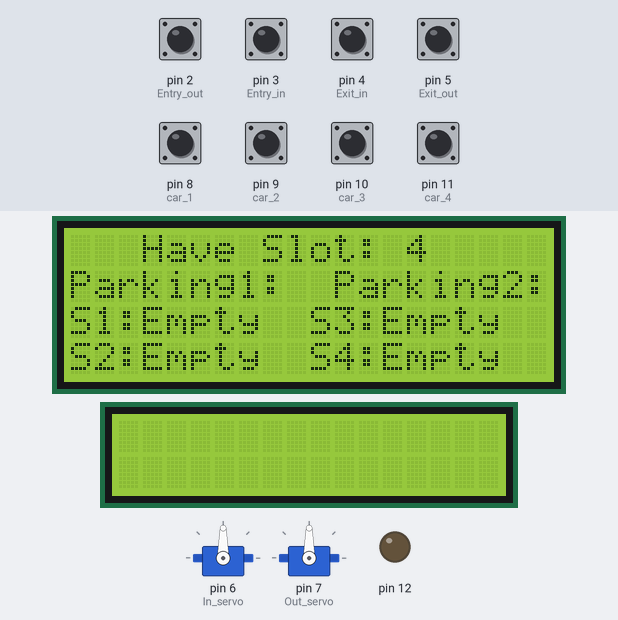
Simulated run of this sketch. Board: Arduino Uno, built with avr-gcc and run on an emulated ATmega328P. On the bench: 2 × servo, 20×4 character LCD, 16×2 character LCD, output pins drawn as LEDs (lit = HIGH). The inputs (shaded band) are chosen by the test bench; at power-on: pin 2 (Entry_out), pin 3 (Entry_in), pin 4 (Exit_in), pin 5 (Exit_out), pin 8 (car_1), pin 9 (car_2), pin 10 (car_3), pin 11 (car_4) HIGH. What the sketch prints to the serial monitor is not drawn.

Above: at 5.4 s.
5.5 s: pin 8 (car_1) pulled LOW for 1 s
At 6.9 s:
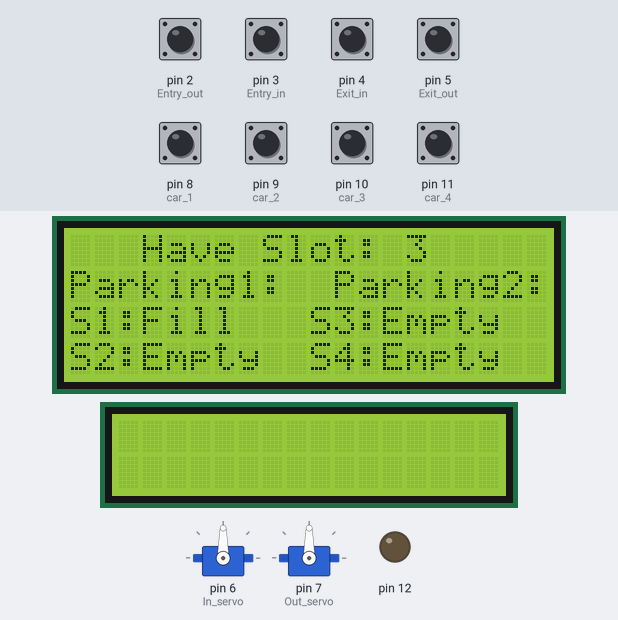
8.5 s: pin 9 (car_2) pulled LOW for 1 s
At 9.7 s:
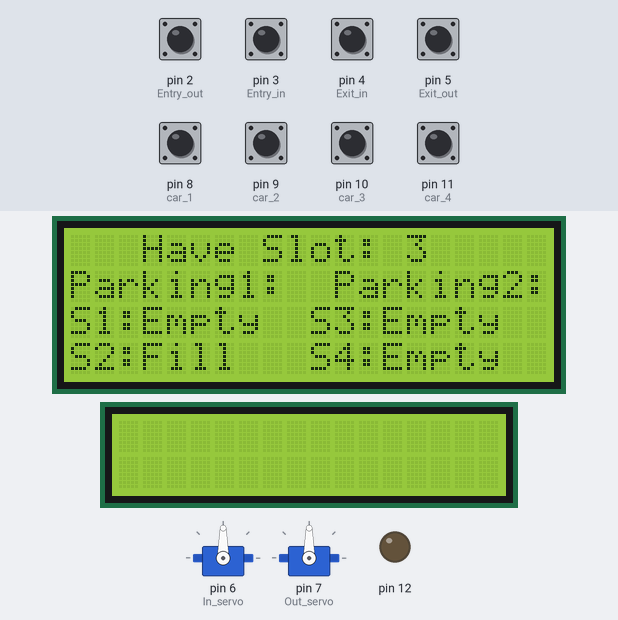
11.3 s: pin 10 (car_3) pulled LOW for 1 s
At 12.6 s:
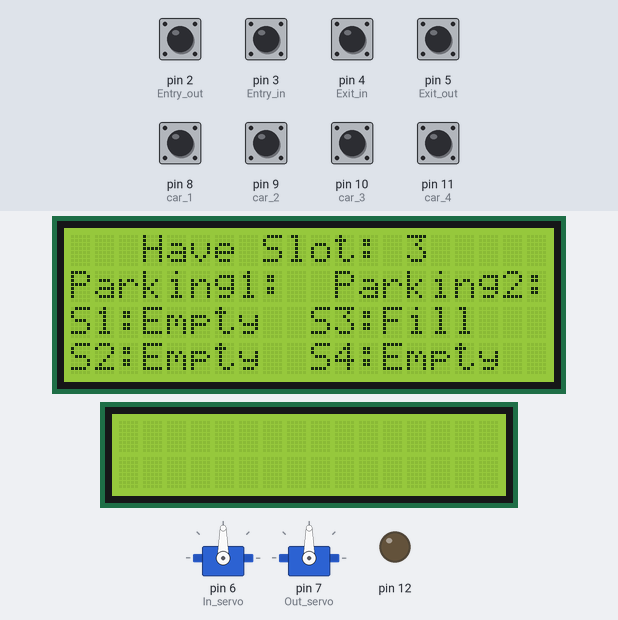
14.2 s: pin 11 (car_4) pulled LOW for 1 s
At 15.3 s:
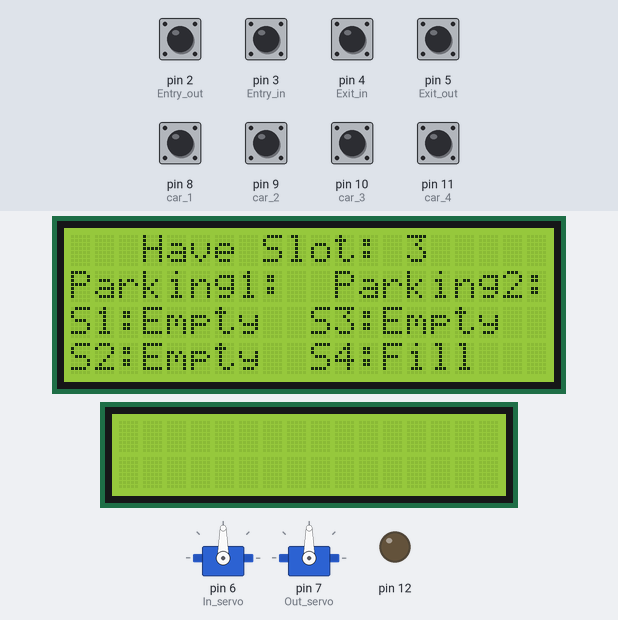
17.0 s: pin 2 (Entry_out) pulled LOW for 1 s
At 18.3 s:
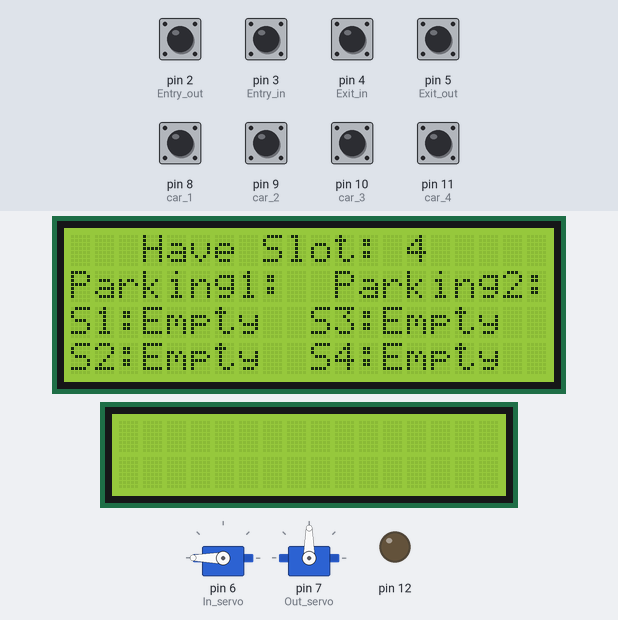
21.2 s: pin 3 (Entry_in) pulled LOW for 0.2 s
At 22.1 s:
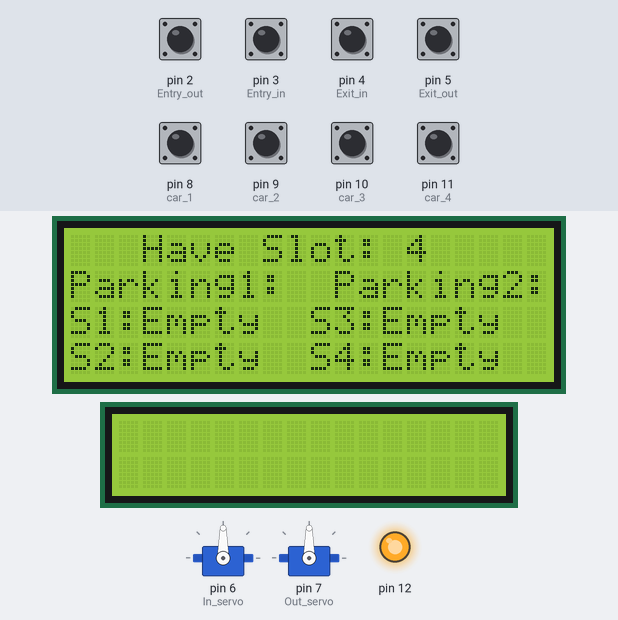
Timing chart, 0 to 23.9 s (numbered marks = the images above; inputs shaded):
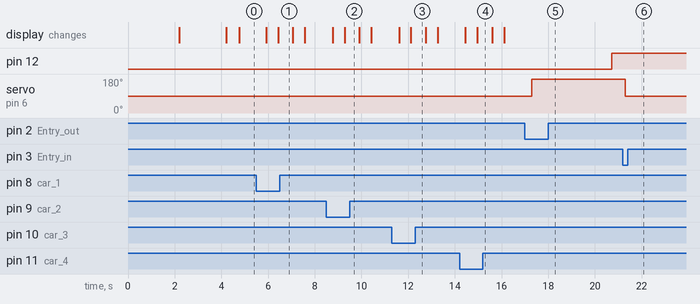

Measured:
- after the input at 5.5 s, the display: first changes after 0.41 s (image 1 shows a later state)
- after the input at 8.5 s, the display: first changes after 0.26 s (image 2 shows a later state)
- after the input at 11.3 s, the display: first changes after 0.31 s (image 3 shows a later state)
- after the input at 14.2 s, the display: first changes after 0.26 s (image 4 shows a later state)
- after the input at 17.0 s, servo on pin 6 (In_servo): 90° → 180° after 0.30 s
- after the input at 21.2 s, servo on pin 6 (In_servo): 180° → 90° after 0.09 s

The sketch:

Regular_parking.ino
```cpp
#include <Servo.h> //includes the servo library
#include <Wire.h>
#include <LiquidCrystal_I2C.h>
#include <SoftwareSerial.h>

LiquidCrystal_I2C lcd1(0x27, 20,4);
LiquidCrystal_I2C lcd2(0x3F, 16, 2);

Servo In_servo;
Servo Out_servo;

#define Entry_out 2
#define Entry_in 3
#define Exit_in 4
#define Exit_out 5

#define car_1 8
#define car_2 9
#define car_3 10
#define car_4 11

int flag_entry = 0;
int flag_exit = 0;
int startTime;
int currentTime;
int exitStartTime;
int exitCurrentTime;
int preTotal;
int current_total;
int flag_buzzer=0;
int flag_exit_buzzer=0;
void setup() {
  // put your setup code here, to run once:
  Serial.begin(9600);
  pinMode(Entry_out, INPUT_PULLUP);
  pinMode(Entry_in, INPUT_PULLUP);
  pinMode(Exit_in, INPUT_PULLUP);
  pinMode(Exit_out, INPUT_PULLUP);

  pinMode(car_1, INPUT_PULLUP);
  pinMode(car_2, INPUT_PULLUP);
  pinMode(car_3, INPUT_PULLUP);
  pinMode(car_4, INPUT_PULLUP);
  pinMode(12,OUTPUT);
  In_servo.attach(6);
  Out_servo.attach(7);
  In_servo.write(90);
  Out_servo.write(90);

  lcd1.init();
  lcd1.backlight();
  lcd2.init();
  lcd2.backlight();
  lcd1.setCursor(0,1);
  lcd1.print("     WELCOME TO     ");
  lcd1.setCursor(0,2);
  lcd1.print("     Parking 2.0    ");
  delay(2000);
  lcd1.clear();
  lcd1.setCursor(0,2);
  lcd1.print("The New Horizon  ");
  lcd1.setCursor(0,3);
  lcd1.print("  of Parking  ");
  delay(2000);
  lcd1.clear();
  //lcd2.setCursor(0,1);
  //lcd2.print(" Tax displayed ");
}

void loop() {

  // put your main code here, to run repeatedly:
  int total = digitalRead(car_1) + digitalRead(car_2) + digitalRead(car_3) + digitalRead(car_4);
  Serial.println(total);
  delay(500);
  lcd1.setCursor (0,0);
  lcd1.print("   Have Slot: ");
  lcd1.print(total);
  lcd1.print("    ");

  lcd1.setCursor(0,1);
  lcd1.print("Parking1:");

  lcd1.setCursor(11,1);
  lcd1.print("Parking2:");

  lcd1.setCursor (0,2);
  if(digitalRead(car_1)==0){lcd1.print("S1:Fill ");}
       else{lcd1.print("S1:Empty");}

  lcd1.setCursor (10,2);
  if(digitalRead(car_3)==0){lcd1.print("S3:Fill ");}
       else{lcd1.print("S3:Empty");}

  lcd1.setCursor (0,3);
  if(digitalRead(car_2)==0){lcd1.print("S2:Fill ");}
       else{lcd1.print("S2:Empty");}
  lcd1.setCursor (10,3);
  if(digitalRead(car_4)==0){lcd1.print("S4:Fill ");}
       else{lcd1.print("S4:Empty");}
  if (digitalRead(Entry_out) == 0)
  {
    flag_entry = 1;
  }
  else if (digitalRead(Entry_in) == 0 && flag_entry == 1)
  {
    flag_entry = 0;
    startTime=millis();
    flag_buzzer=1;
    preTotal=total;
  }
  if(flag_buzzer==1){
    currentTime=millis();
    if((currentTime-startTime>5000)&&(preTotal==total)){
      digitalWrite(12,1);
    }
    else if(preTotal!=total){
      flag_buzzer=0;
      digitalWrite(12,0);
    }
  }
  if (flag_entry == 1 && total >0){
    In_servo.write(180);
  }
  else{
    In_servo.write(90);
  }
  if (digitalRead(Exit_in) == 0)
  {
    flag_exit = 1;
  }
  if (digitalRead(Exit_out) == 0 && flag_exit == 1)
  {
    flag_exit = 0;
  }
  current_total = digitalRead(car_1) + digitalRead(car_2) + digitalRead(car_3) + digitalRead(car_4);
  if(current_total>total){
    exitStartTime=millis();
    flag_exit_buzzer=1;
  }
  if(flag_exit_buzzer==1){
    exitCurrentTime=millis();
    if((exitCurrentTime-exitStartTime>5000) && flag_exit_buzzer==1){
      digitalWrite(12,1);
    }
  }
  if(flag_exit==1){
    flag_exit_buzzer=0;
     digitalWrite(12,0);
    Out_servo.write(180);
  }
  else{
    Out_servo.write(90);
  }
}
```
